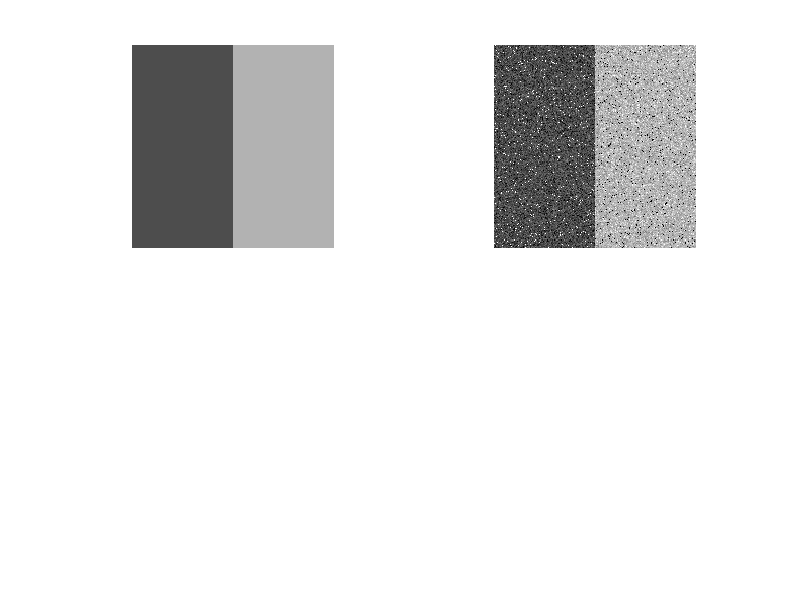

MATLAB code to generate this figure: (Note: this script raises an error after producing the figure.)

I = [0.3 * ones(200, 100), 0.7 * ones(200, 100)];
J = I;
J = imnoise(J, 'gaussian', 0, 0.01);
J = imnoise(J, 'salt & pepper', 0.05);

figure; 
subplot(2, 2, 1);
imshow(I); %colormap gray;
subplot(2, 2, 2);
imshow(J); %colormap gray;

% imMask = false(size(J));
% imMask(81 : 150, 31 : 170) = true;
imMask = true(size(J));

neighborsJ = roiNeighborsIndex(imMask, [3 3]);
% neighborsPre = generateNeighbors(size(J), [3 3]);
% save('neighborsJ.mat', 'neighborsJ');
% load neighborsJ.mat;
% load matlab.mat;
%% test neighborsJ
% indx = 9833;
% [r, c] = ind2sub(size(J), indx)
% [r, c] = ind2sub(size(J), neighborsJ(indx, :));


%%
Jvec = roiDataSub2Ind(J, imMask);
beta = 0.1;

disp('RFCM interation');
[center, U, objFcnRfcm] = rfcm(Jvec, neighborsJ, 2, beta);

U1 = U(1, :)';
imU1 = roiDataInd2Sub(U1, imMask);
% imU1 = reshape(U1, size(J));


subplot(2, 2, 4);
imshow(imU1 > 0.5);

disp('FCM interation');
[center, U, objFcnFcm] = fcm(Jvec, 2);
U1 = U(1, :)';
imU1 = roiDataInd2Sub(U1, imMask);
subplot(2, 2, 3);
imshow(imU1 > 0.5);

%%
vecIterRfcm = 1 : length(objFcnRfcm);
vecIterFcm = 1 : length(objFcnFcm);
figure;
plot(vecIterRfcm, [objFcnRfcm.fcm], vecIterRfcm, [objFcnRfcm.spatial], vecIterRfcm, [objFcnRfcm.total], vecIterFcm, objFcnFcm);

legend('fcm part', 'spatial part', 'total', 'fcm');
